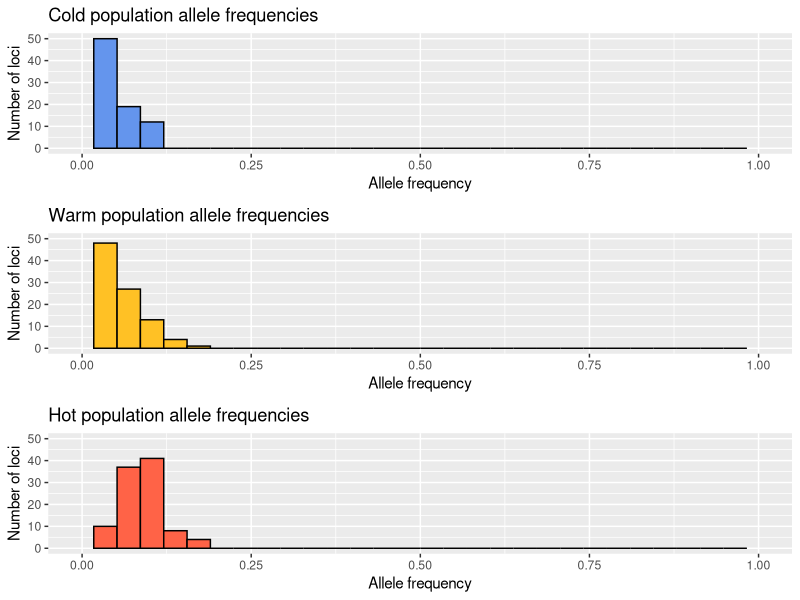
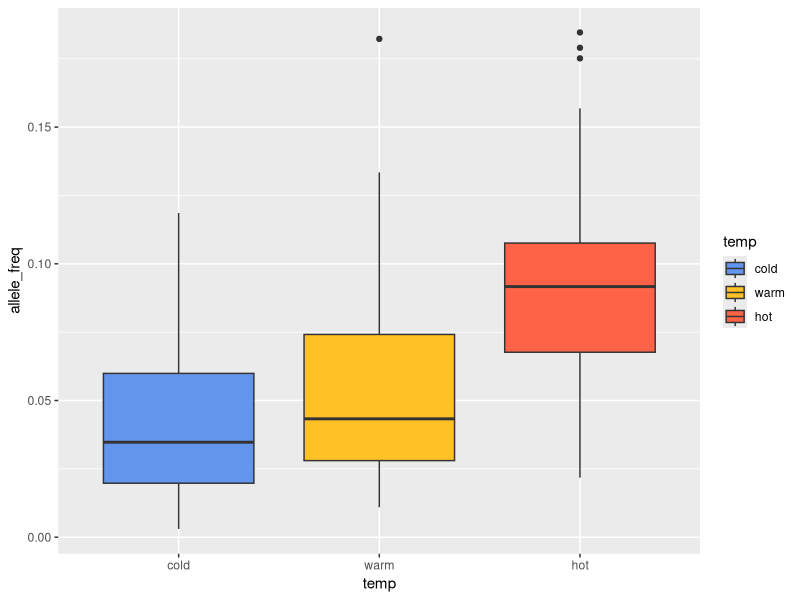
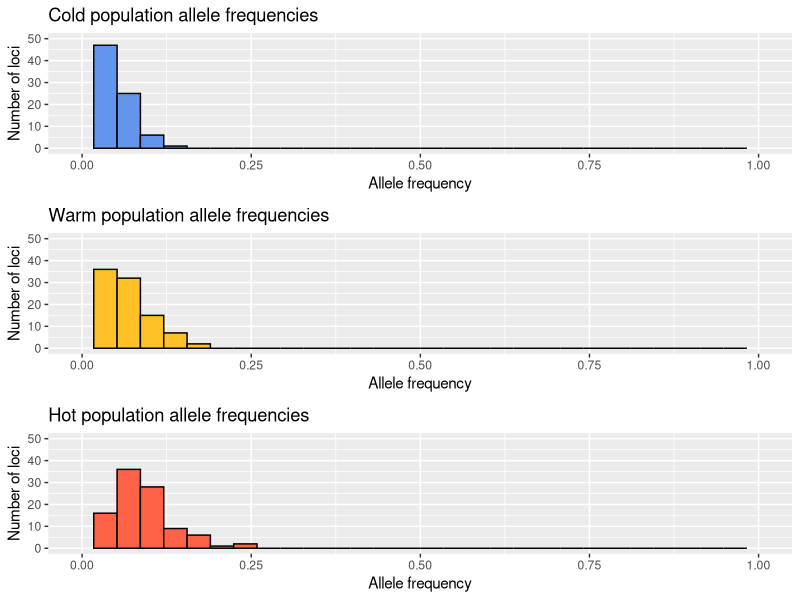
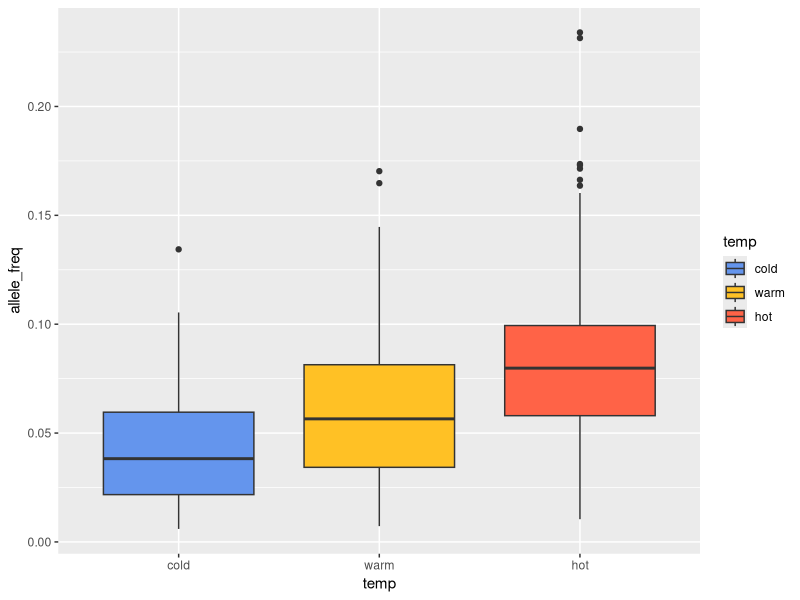
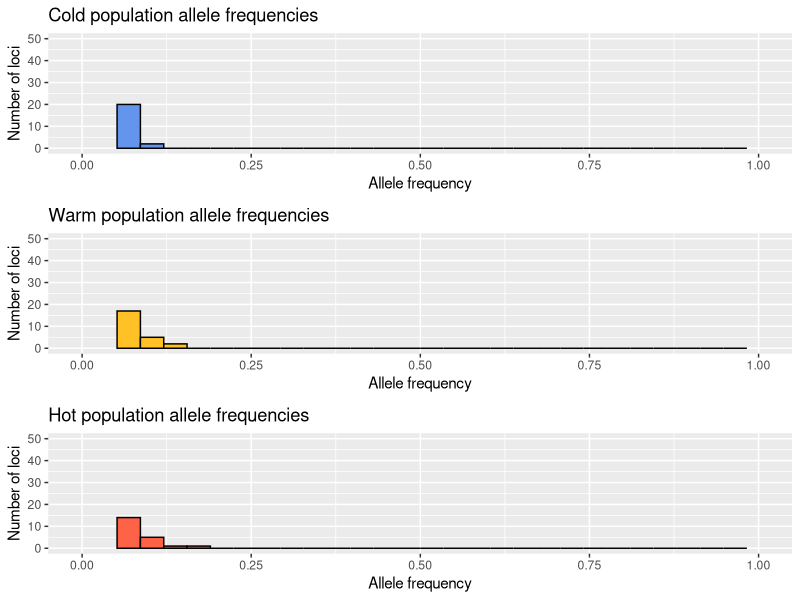
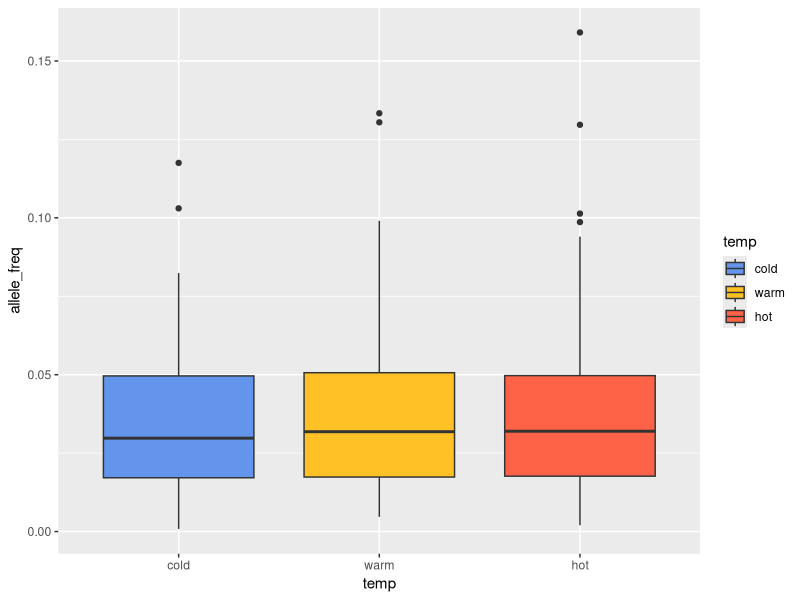
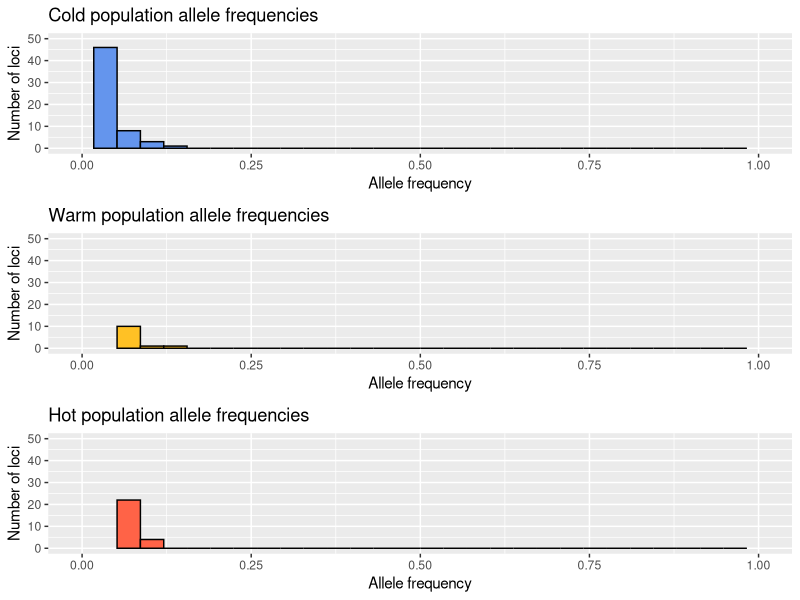
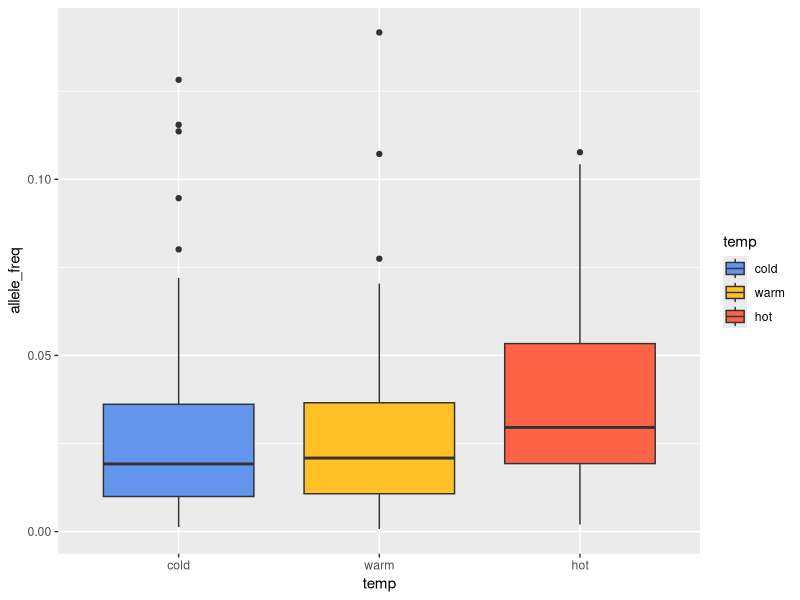

The R source for these figures, in order:
## ---- chunk 1
# packages
library(ggplot2)
library(MASS)
library(tidyverse)
library(gridExtra)
## ---- chunk 2
# beta distribution (has to be bounded by 0 and 1 because they're allele frequencies), number of loci = 100, mean will be based on thermal tolerance

popname <- c("cold","warm","hot") # population names
n_loci <- 100 # number of loci, how polygenic is the trait
shape1_pops <- c(2,3,5) # shape1 for beta distribution
shape2_pops <- c(50,50,50) # shape2 for beta distribution
names(shape1_pops) <- popname
names(shape2_pops) <- popname

set.seed(3)
# allele frequency distributions for each population
cold_freq <- rbeta(n=n_loci, shape1=shape1_pops["cold"], shape2=shape2_pops["cold"]) 
warm_freq <- rbeta(n=n_loci, shape1=shape1_pops["warm"], shape2=shape2_pops["warm"])
hot_freq <- rbeta(n=n_loci, shape1=shape1_pops["hot"], shape2=shape2_pops["hot"])

# plot the allele frequencies for each population
cold_plot <- qplot(x=cold_freq, xlim=c(0,1), ylim=c(0,50),
                   color=I("black"), fill=I("cornflowerblue"),
                   main="Cold population allele frequencies",
                   ylab="Number of loci",
                   xlab="Allele frequency")
warm_plot <- qplot(x=warm_freq, xlim=c(0,1),ylim=c(0,50),
                   color=I("black"), fill=I("goldenrod1"),
                   main="Warm population allele frequencies",
                   ylab="Number of loci",
                   xlab="Allele frequency")
hot_plot <- qplot(x=hot_freq, xlim=c(0,1), ylim=c(0,50),
                  color=I("black"), fill=I("tomato"),
                  main="Hot population allele frequencies",
                   ylab="Number of loci",
                   xlab="Allele frequency")
grid.arrange(cold_plot, warm_plot, hot_plot)

allele_freq <- c(cold_freq, warm_freq, hot_freq) # compile the allele frequencies
id <- 1:(sum(n_loci))
temp <- rep(popname, each=n_loci) # to make a column with all the populations
aov_df <- data.frame(id, temp, allele_freq) # put the id, pop temp, and allele frequencies into one df

# what are the average allele frequencies for each population?
avg_freq <- list(mean(cold_freq), mean(warm_freq), mean(hot_freq))
names(avg_freq) <- popname
print(avg_freq) 

# run the ANOVA
aov_mod <- aov(allele_freq~temp, data=aov_df) 
print(summary(aov_mod))
aov_list <- unlist(summary(aov_mod))
aov_summary <- list(F_value=aov_list[7], P_value=aov_list[9])


# making a graph, are there significant differences in allele frequency between the populations?
aov_df$temp <- factor(aov_df$temp , levels=c("cold", "warm", "hot"))
anova_plot1 <- ggplot(data=aov_df,aes(x=temp,y=allele_freq,fill=temp)) +
  scale_fill_manual(values=c("cornflowerblue", "goldenrod1", "tomato")) +
  geom_boxplot()
print(anova_plot1)

#Is the difference in allele frequency between the populations significant?
if (aov_list[9] < 0.05) {
  return("YES")
} else {
  return("NO")
}

## ---- chunk 3

# Distribution parameters
n_loci <- 100 
shape1_pops <- c(2,3,5) 
shape2_pops <- c(50,50,50) 
names(shape1_pops) <- popname
names(shape2_pops) <- popname

set.seed(7)
# allele frequency distributions for each population
cold_freq <- rbeta(n=n_loci, shape1=shape1_pops["cold"], shape2=shape2_pops["cold"]) 
warm_freq <- rbeta(n=n_loci, shape1=shape1_pops["warm"], shape2=shape2_pops["warm"])
hot_freq <- rbeta(n=n_loci, shape1=shape1_pops["hot"], shape2=shape2_pops["hot"])

# plot the allele frequencies for each population
cold_plot <- qplot(x=cold_freq, xlim=c(0,1), ylim=c(0,50),
                   color=I("black"), fill=I("cornflowerblue"),
                   main="Cold population allele frequencies",
                   ylab="Number of loci",
                   xlab="Allele frequency")
warm_plot <- qplot(x=warm_freq, xlim=c(0,1),ylim=c(0,50),
                   color=I("black"), fill=I("goldenrod1"),
                   main="Warm population allele frequencies",
                   ylab="Number of loci",
                   xlab="Allele frequency")
hot_plot <- qplot(x=hot_freq, xlim=c(0,1), ylim=c(0,50),
                  color=I("black"), fill=I("tomato"),
                  main="Hot population allele frequencies",
                   ylab="Number of loci",
                   xlab="Allele frequency")
grid.arrange(cold_plot, warm_plot, hot_plot)

# df set up
allele_freq <- c(cold_freq, warm_freq, hot_freq) 
id <- 1:(sum(n_loci))
temp <- rep(popname, each=n_loci) 
aov_df <- data.frame(id, temp, allele_freq) 

# what are the average allele frequencies for each population?
avg_freq <- list(mean(cold_freq), mean(warm_freq), mean(hot_freq))
names(avg_freq) <- popname
print(avg_freq) 

# ANOVA
aov_mod <- aov(allele_freq~temp, data=aov_df) 
print(summary(aov_mod))
aov_list <- unlist(summary(aov_mod))
aov_summary <- list(F_value=aov_list[7], P_value=aov_list[9])

# Boxplot
aov_df$temp <- factor(aov_df$temp , levels=c("cold", "warm", "hot"))
anova_plot1 <- ggplot(data=aov_df,aes(x=temp,y=allele_freq,fill=temp)) +
  scale_fill_manual(values=c("cornflowerblue", "goldenrod1", "tomato")) +
  geom_boxplot()
print(anova_plot1)

#Is the difference in allele frequency between the populations significant?
if (aov_list[9] < 0.05) {
  return("YES")
} else {
  return("NO")
}

## ---- chunk 4

# Distribution parameters
n_loci <- 100 
shape1_pops <- c(2,2,2) # if all populations have the same "count" of the minor allele, the means will be almost identical
shape2_pops <- c(50,50,50) 
names(shape1_pops) <- popname
names(shape2_pops) <- popname

set.seed(8)
# allele frequency distributions for each population
cold_freq <- rbeta(n=n_loci, shape1=shape1_pops["cold"], shape2=shape2_pops["cold"]) 
warm_freq <- rbeta(n=n_loci, shape1=shape1_pops["warm"], shape2=shape2_pops["warm"])
hot_freq <- rbeta(n=n_loci, shape1=shape1_pops["hot"], shape2=shape2_pops["hot"])

# plot the allele frequencies for each population
cold_plot <- qplot(x=cold_freq, xlim=c(0,1), ylim=c(0,50),
                   color=I("black"), fill=I("cornflowerblue"),
                   main="Cold population allele frequencies",
                   ylab="Number of loci",
                   xlab="Allele frequency")
warm_plot <- qplot(x=warm_freq, xlim=c(0,1),ylim=c(0,50),
                   color=I("black"), fill=I("goldenrod1"),
                   main="Warm population allele frequencies",
                   ylab="Number of loci",
                   xlab="Allele frequency")
hot_plot <- qplot(x=hot_freq, xlim=c(0,1), ylim=c(0,50),
                  color=I("black"), fill=I("tomato"),
                  main="Hot population allele frequencies",
                   ylab="Number of loci",
                   xlab="Allele frequency")
grid.arrange(cold_plot, warm_plot, hot_plot)

# df set up
allele_freq <- c(cold_freq, warm_freq, hot_freq) 
id <- 1:(sum(n_loci))
temp <- rep(popname, each=n_loci) 
aov_df <- data.frame(id, temp, allele_freq) 

# what are the average allele frequencies for each population?
avg_freq <- list(mean(cold_freq), mean(warm_freq), mean(hot_freq))
names(avg_freq) <- popname
print(avg_freq) 

# ANOVA
aov_mod <- aov(allele_freq~temp, data=aov_df) 
print(summary(aov_mod))
aov_list <- unlist(summary(aov_mod))
aov_summary <- list(F_value=aov_list[7], P_value=aov_list[9])

# Boxplot
aov_df$temp <- factor(aov_df$temp , levels=c("cold", "warm", "hot"))
anova_plot1 <- ggplot(data=aov_df,aes(x=temp,y=allele_freq,fill=temp)) +
  scale_fill_manual(values=c("cornflowerblue", "goldenrod1", "tomato")) +
  geom_boxplot()
print(anova_plot1)

#Is the difference in allele frequency between the populations significant?
if (aov_list[9] < 0.05) {
  return("YES")
} else {
  return("NO")
}

## ---- chunk 5

# Distribution parameters
n_loci <- 100 
shape1_pops <- c(1.3,1.5,1.9) # At this low magnitude, the values have to be very close together
shape2_pops <- c(50,50,50) 
names(shape1_pops) <- popname
names(shape2_pops) <- popname

set.seed(9)
# allele frequency distributions for each population
cold_freq <- rbeta(n=n_loci, shape1=shape1_pops["cold"], shape2=shape2_pops["cold"]) 
warm_freq <- rbeta(n=n_loci, shape1=shape1_pops["warm"], shape2=shape2_pops["warm"])
hot_freq <- rbeta(n=n_loci, shape1=shape1_pops["hot"], shape2=shape2_pops["hot"])

# plot the allele frequencies for each population
cold_plot <- qplot(x=cold_freq, xlim=c(0,1), ylim=c(0,50),
                   color=I("black"), fill=I("cornflowerblue"),
                   main="Cold population allele frequencies",
                   ylab="Number of loci",
                   xlab="Allele frequency")
warm_plot <- qplot(x=warm_freq, xlim=c(0,1),ylim=c(0,50),
                   color=I("black"), fill=I("goldenrod1"),
                   main="Warm population allele frequencies",
                   ylab="Number of loci",
                   xlab="Allele frequency")
hot_plot <- qplot(x=hot_freq, xlim=c(0,1), ylim=c(0,50),
                  color=I("black"), fill=I("tomato"),
                  main="Hot population allele frequencies",
                   ylab="Number of loci",
                   xlab="Allele frequency")
grid.arrange(cold_plot, warm_plot, hot_plot)

# df set up
allele_freq <- c(cold_freq, warm_freq, hot_freq) 
id <- 1:(sum(n_loci))
temp <- rep(popname, each=n_loci) 
aov_df <- data.frame(id, temp, allele_freq) 

# what are the average allele frequencies for each population?
avg_freq <- list(mean(cold_freq), mean(warm_freq), mean(hot_freq))
names(avg_freq) <- popname
print(avg_freq) 

# ANOVA
aov_mod <- aov(allele_freq~temp, data=aov_df) 
print(summary(aov_mod))
aov_list <- unlist(summary(aov_mod))
aov_summary <- list(F_value=aov_list[7], P_value=aov_list[9])

# Boxplot
aov_df$temp <- factor(aov_df$temp , levels=c("cold", "warm", "hot"))
anova_plot1 <- ggplot(data=aov_df,aes(x=temp,y=allele_freq,fill=temp)) +
  scale_fill_manual(values=c("cornflowerblue", "goldenrod1", "tomato")) +
  geom_boxplot()
print(anova_plot1)

#Is the difference in allele frequency between the populations significant?
if (aov_list[9] < 0.05) {
  return("YES")
} else {
  return("NO")
}

## ---- chunk 6
set.seed(13)
# Distribution parameters
n_loci <- 5 # need very few loci to start seeing insignificant difference
shape1_pops <- c(2,3,5) # 
shape2_pops <- c(50,50,50) 
names(shape1_pops) <- popname
names(shape2_pops) <- popname

# allele frequency distributions for each population
cold_freq <- rbeta(n=n_loci, shape1=shape1_pops["cold"], shape2=shape2_pops["cold"]) 
warm_freq <- rbeta(n=n_loci, shape1=shape1_pops["warm"], shape2=shape2_pops["warm"])
hot_freq <- rbeta(n=n_loci, shape1=shape1_pops["hot"], shape2=shape2_pops["hot"])

# plot the allele frequencies for each population
cold_plot <- qplot(x=cold_freq, xlim=c(0,1), ylim=c(0,50),
                   color=I("black"), fill=I("cornflowerblue"),
                   main="Cold population allele frequencies",
                   ylab="Number of loci",
                   xlab="Allele frequency")
warm_plot <- qplot(x=warm_freq, xlim=c(0,1),ylim=c(0,50),
                   color=I("black"), fill=I("goldenrod1"),
                   main="Warm population allele frequencies",
                   ylab="Number of loci",
                   xlab="Allele frequency")
hot_plot <- qplot(x=hot_freq, xlim=c(0,1), ylim=c(0,50),
                  color=I("black"), fill=I("tomato"),
                  main="Hot population allele frequencies",
                   ylab="Number of loci",
                   xlab="Allele frequency")
grid.arrange(cold_plot, warm_plot, hot_plot)

# df set up
allele_freq <- c(cold_freq, warm_freq, hot_freq) 
id <- 1:(sum(n_loci))
temp <- rep(popname, each=n_loci) 
aov_df <- data.frame(id, temp, allele_freq) 

# what are the average allele frequencies for each population?
avg_freq <- list(mean(cold_freq), mean(warm_freq), mean(hot_freq))
names(avg_freq) <- popname
print(avg_freq) 

# ANOVA
aov_mod <- aov(allele_freq~temp, data=aov_df) 
print(summary(aov_mod))
aov_list <- unlist(summary(aov_mod))
aov_summary <- list(F_value=aov_list[7], P_value=aov_list[9])

# Boxplot
aov_df$temp <- factor(aov_df$temp , levels=c("cold", "warm", "hot"))
anova_plot1 <- ggplot(data=aov_df,aes(x=temp,y=allele_freq,fill=temp)) +
  scale_fill_manual(values=c("cornflowerblue", "goldenrod1", "tomato")) +
  geom_boxplot()
print(anova_plot1)

#Is the difference in allele frequency between the populations significant?
if (aov_list[9] < 0.05) {
  return("YES")
} else {
  return("NO")
}
